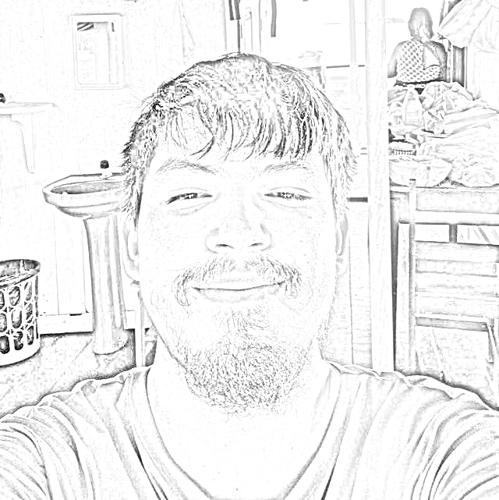
#> input picture Imagem_0.jpg, 499 x 500 px
$ python -i desenho.py   (imports and definitions only)
#> lines starting #> are read from the running program, lines starting #| are printed output that depends on the picture
import cv2
from PIL import Image, ImageTk

def transformar_desenho(arquivo):
#> called with arquivo = 'Imagem_0.jpg'
    image = cv2.imread(arquivo)
#> image is the input picture: shape (500, 499, 3); min 0, max 255, mean 239.4
    grey_image = cv2.cvtColor(image, cv2.COLOR_BGR2GRAY)
    inverter = cv2.bitwise_not(grey_image)
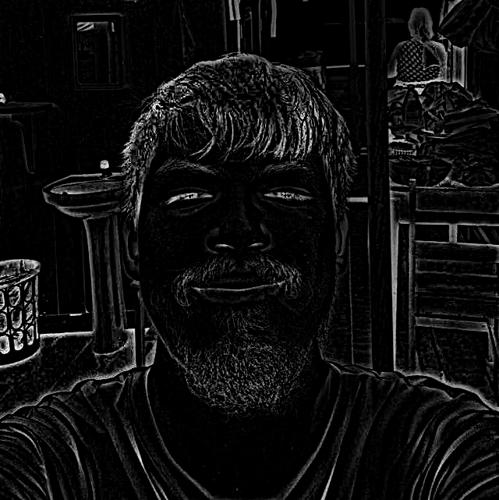
#> inverter: shape (500, 499); min 0, max 255, mean 15.6
    blur = cv2.GaussianBlur(inverter, (21,21),0)
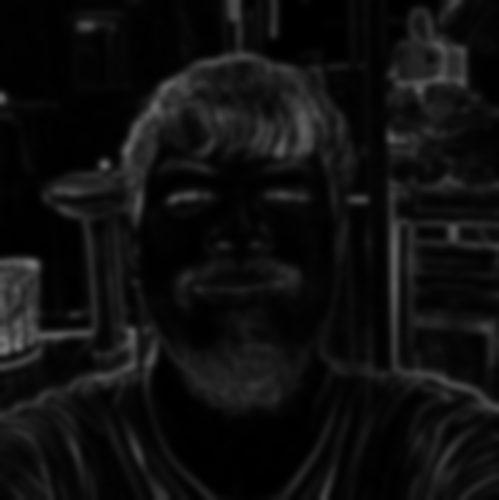
#> blur: shape (500, 499); min 0, max 119, mean 15.6
    inverteBlur = cv2.bitwise_not(blur)
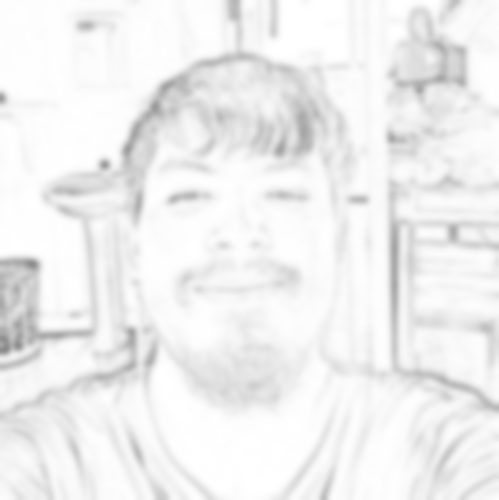
#> inverteBlur: shape (500, 499); min 136, max 255, mean 239.4
    imagem_final = cv2.divide(grey_image, inverteBlur, scale=256.0)
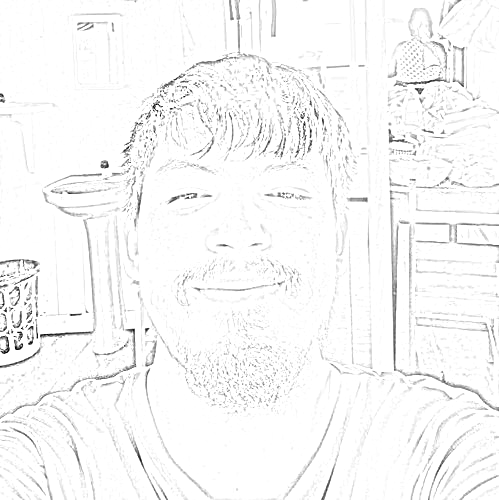
#> imagem_final: shape (500, 499); min 0, max 255, mean 247.6

    pil_image = Image.fromarray(imagem_final)
    return pil_image

>>> result = transformar_desenho('Imagem_0.jpg')
